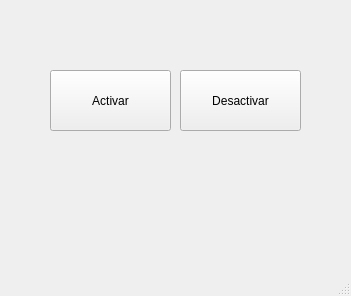
<?xml version="1.0" encoding="UTF-8"?>
<ui version="4.0">
 <class>MainWindow</class>
 <widget class="QMainWindow" name="MainWindow">
  <property name="geometry">
   <rect>
    <x>0</x>
    <y>0</y>
    <width>351</width>
    <height>296</height>
   </rect>
  </property>
  <property name="windowTitle">
   <string>MainWindow</string>
  </property>
  <widget class="QWidget" name="centralwidget">
   <widget class="QPushButton" name="boton_activar">
    <property name="geometry">
     <rect>
      <x>50</x>
      <y>70</y>
      <width>121</width>
      <height>61</height>
     </rect>
    </property>
    <property name="text">
     <string>Activar</string>
    </property>
   </widget>
   <widget class="QPushButton" name="boton_desactivar">
    <property name="geometry">
     <rect>
      <x>180</x>
      <y>70</y>
      <width>121</width>
      <height>61</height>
     </rect>
    </property>
    <property name="text">
     <string>Desactivar</string>
    </property>
   </widget>
   <widget class="QLabel" name="etiqueta">
    <property name="geometry">
     <rect>
      <x>59</x>
      <y>180</y>
      <width>241</width>
      <height>20</height>
     </rect>
    </property>
    <property name="text">
     <string/>
    </property>
    <property name="alignment">
     <set>Qt::AlignCenter</set>
    </property>
   </widget>
  </widget>
  <widget class="QStatusBar" name="statusbar"/>
 </widget>
 <resources/>
 <connections/>
</ui>
